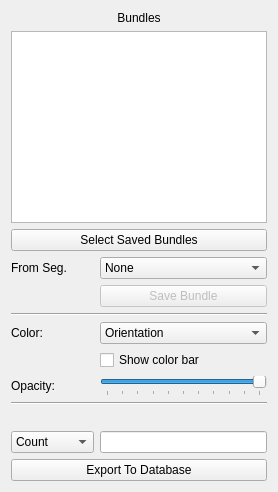
          <widget class="QWidget" name="tab_2">
           <attribute name="title">
            <string>Tractography</string>
           </attribute>
           <layout class="QVBoxLayout" name="verticalLayout_8">
            <item>
             <widget class="QLabel" name="label_10">
              <property name="text">
               <string>Bundles</string>
              </property>
              <property name="alignment">
               <set>Qt::AlignCenter</set>
              </property>
             </widget>
            </item>
            <item>
             <widget class="QListView" name="bundles_list"/>
            </item>
            <item>
             <widget class="QPushButton" name="add_saved_bundles">
              <property name="text">
               <string>Select Saved Bundles</string>
              </property>
             </widget>
            </item>
            <item>
             <widget class="QFrame" name="frame_6">
              <property name="frameShape">
               <enum>QFrame::NoFrame</enum>
              </property>
              <property name="frameShadow">
               <enum>QFrame::Raised</enum>
              </property>
              <layout class="QFormLayout" name="formLayout_3">
               <property name="fieldGrowthPolicy">
                <enum>QFormLayout::AllNonFixedFieldsGrow</enum>
               </property>
               <property name="leftMargin">
                <number>0</number>
               </property>
               <property name="topMargin">
                <number>0</number>
               </property>
               <property name="rightMargin">
                <number>0</number>
               </property>
               <property name="bottomMargin">
                <number>0</number>
               </property>
               <item row="0" column="0">
                <widget class="QLabel" name="label_26">
                 <property name="toolTip">
                  <string>Add fibers based on the visible segmented structures</string>
                 </property>
                 <property name="text">
                  <string>From Seg.</string>
                 </property>
                </widget>
               </item>
               <item row="0" column="1">
                <widget class="QComboBox" name="fibers_from_segments_box">
                 <item>
                  <property name="text">
                   <string>None</string>
                  </property>
                 </item>
                 <item>
                  <property name="text">
                   <string>Through Any</string>
                  </property>
                 </item>
                 <item>
                  <property name="text">
                   <string>Through All</string>
                  </property>
                 </item>
                </widget>
               </item>
               <item row="1" column="1">
                <widget class="QPushButton" name="save_bundle_button">
                 <property name="enabled">
                  <bool>false</bool>
                 </property>
                 <property name="text">
                  <string>Save Bundle</string>
                 </property>
                </widget>
               </item>
               <item row="3" column="0">
                <widget class="QLabel" name="label_16">
                 <property name="text">
                  <string>Color:</string>
                 </property>
                </widget>
               </item>
               <item row="3" column="1">
                <widget class="QComboBox" name="tracto_color_combo">
                 <item>
                  <property name="text">
                   <string>Orientation</string>
                  </property>
                 </item>
                 <item>
                  <property name="text">
                   <string>FA (Point)</string>
                  </property>
                 </item>
                 <item>
                  <property name="text">
                   <string>FA (Line)</string>
                  </property>
                 </item>
                 <item>
                  <property name="text">
                   <string>MD (Point)</string>
                  </property>
                 </item>
                 <item>
                  <property name="text">
                   <string>MD (Line)</string>
                  </property>
                 </item>
                 <item>
                  <property name="text">
                   <string>Length</string>
                  </property>
                 </item>
                 <item>
                  <property name="text">
                   <string>By Line</string>
                  </property>
                 </item>
                 <item>
                  <property name="text">
                   <string>By Bundle</string>
                  </property>
                 </item>
                </widget>
               </item>
               <item row="8" column="0" colspan="2">
                <widget class="QLabel" name="current_bundle_tag">
                 <property name="text">
                  <string>&lt;No active bundle&gt;</string>
                 </property>
                </widget>
               </item>
               <item row="9" column="0">
                <widget class="QComboBox" name="fibers_scalar_combo">
                 <item>
                  <property name="text">
                   <string>Count</string>
                  </property>
                 </item>
                 <item>
                  <property name="text">
                   <string>Mean L</string>
                  </property>
                 </item>
                 <item>
                  <property name="text">
                   <string>Mean FA</string>
                  </property>
                 </item>
                 <item>
                  <property name="text">
                   <string>Mean MD</string>
                  </property>
                 </item>
                </widget>
               </item>
               <item row="10" column="0" colspan="2">
                <widget class="QPushButton" name="export_fiber_scalars_to_db">
                 <property name="text">
                  <string>Export To Database</string>
                 </property>
                </widget>
               </item>
               <item row="2" column="0" colspan="2">
                <widget class="Line" name="line_2">
                 <property name="orientation">
                  <enum>Qt::Horizontal</enum>
                 </property>
                </widget>
               </item>
               <item row="7" column="0" colspan="2">
                <widget class="Line" name="line_3">
                 <property name="orientation">
                  <enum>Qt::Horizontal</enum>
                 </property>
                </widget>
               </item>
               <item row="5" column="0">
                <widget class="QLabel" name="label_6">
                 <property name="text">
                  <string>Opacity:</string>
                 </property>
                </widget>
               </item>
               <item row="5" column="1">
                <widget class="QSlider" name="fibers_opacity">
                 <property name="maximum">
                  <number>100</number>
                 </property>
                 <property name="value">
                  <number>100</number>
                 </property>
                 <property name="tracking">
                  <bool>false</bool>
                 </property>
                 <property name="orientation">
                  <enum>Qt::Horizontal</enum>
                 </property>
                 <property name="tickPosition">
                  <enum>QSlider::TicksBelow</enum>
                 </property>
                </widget>
               </item>
               <item row="4" column="1">
                <widget class="QCheckBox" name="show_color_bar_check">
                 <property name="text">
                  <string>Show color bar</string>
                 </property>
                </widget>
               </item>
               <item row="9" column="1">
                <widget class="QLineEdit" name="fibers_scalar_value">
                 <property name="readOnly">
                  <bool>true</bool>
                 </property>
                </widget>
               </item>
              </layout>
             </widget>
            </item>
           </layout>
          </widget>
